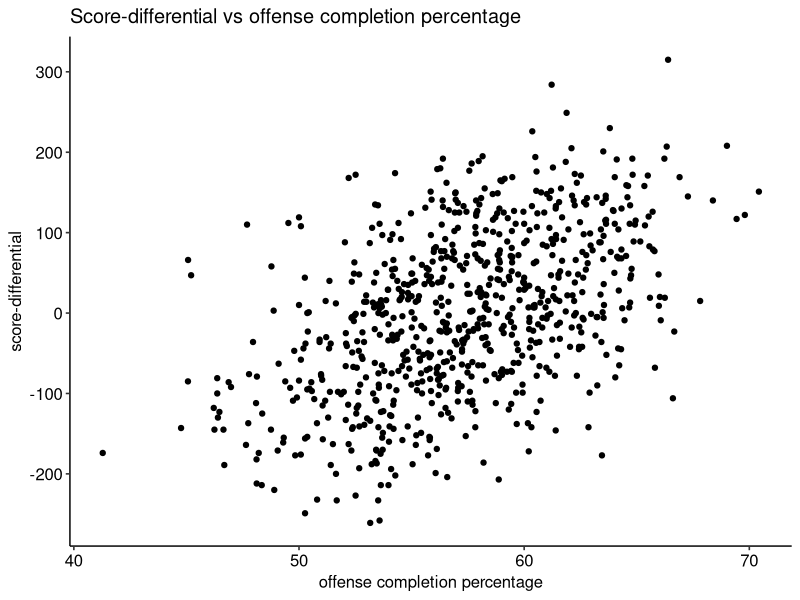

Write the R code that produced this figure.
## ---- chunk 1
#| include: false
#| warning: false
#| message: false

library(tidyverse)
library(ggplot2)
library(ggpubr)
library(knitr)
## ---- chunk 2
#| echo: false
#| warning: false
#| message: false
#| fig-cap: "Scatter plot with offense completion percentage as the predictor values and score-differential as the outcome values "

nfl <- read.csv("../data/nfl_clean.csv")
ggplot(nfl, aes(x = offense_completion_percentage, y = score_differential)) +
  ggtitle("Score-differential vs offense completion percentage")+
  xlab("offense completion percentage")+
  ylab("score-differential")+
  geom_point() + 
  theme_pubr()
## ---- chunk 3
#| echo: false
#| warning: false
#| message: false

for_summary <- nfl[c( "offense_completion_percentage", "score_differential")]
clean_sum <- summary(for_summary)
clean_sum
## ---- chunk 4
#| echo: false
#| warning: false
#| message: false

#regression with score differential as outcome and offense completion percentage as predictor
lm_fit <- lm(score_differential ~ offense_completion_percentage, data = nfl)

#visualization of regression
lm_fit$coefficients
## ---- chunk 5
#| echo: false
#| warning: false
#| message: false
#visualization of regression
lm_fit <- lm(score_differential ~ offense_completion_percentage, data = nfl)

summary(lm_fit)
